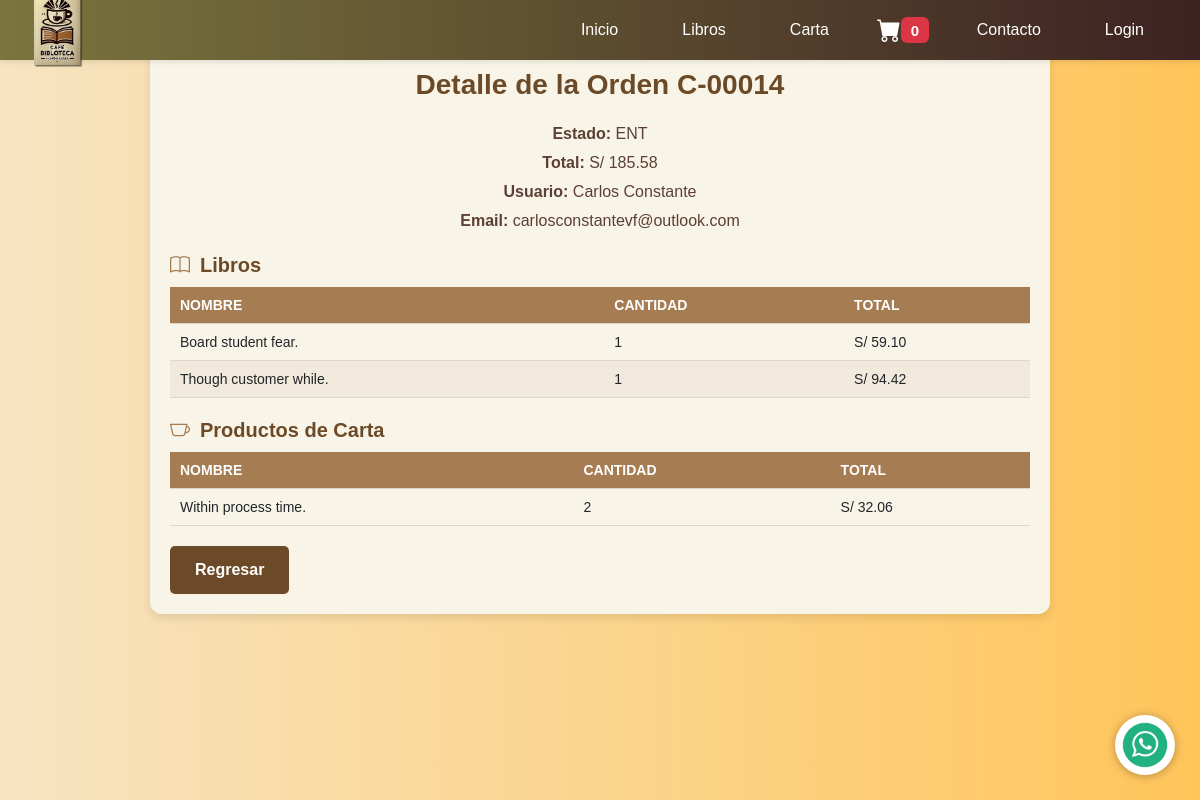
The page /gestionar/ordenes/detalle/C-00014/ on the database its author committed.
### webapp/models.py (models this page shows, shortened)
class Carrito(models.Model):
    carCodigo = models.CharField(max_length=7, primary_key=True)  # Código del carrito
    carSubtotal = models.DecimalField(max_digits=9, decimal_places=2)  # Subtotal sin IVA
    carIva = models.DecimalField(max_digits=9, decimal_places=2)  # IVA aplicado
    carTotal = models.DecimalField(max_digits=9, decimal_places=2)  # Total con IVA
    carStatus = models.CharField(max_length=3, default="ACT")  # Estado del carrito (ACT: Activo, FIN: Finalizado)

class Usuario(AbstractBaseUser, PermissionsMixin):
    usuNombre = models.CharField(max_length=150, verbose_name=_("Nombre"))
    usuApellido = models.CharField(max_length=150, verbose_name=_("Apellido"), default="Sin Apellido")
    usuFechaNacimiento = models.DateField(verbose_name=_("Fecha de Nacimiento"), null=True, blank=True)
    usuGenero = models.CharField(
        max_length=1,
        choices=[('M', 'Masculino'), ('F', 'Femenino'), ('O', 'Otro')],
        verbose_name=_("Género"),
        null=True,
        blank=True
    )
    usuTelefono = models.CharField(max_length=15, verbose_name=_("Teléfono"), null=True, blank=True)
    email = models.EmailField(unique=True, verbose_name=_("Correo Electrónico"))
    password = models.CharField(max_length=255, verbose_name=_("Contraseña"))  # Usar 'password' como estándar
    usuApodo = models.CharField(max_length=150, null=True, blank=True, verbose_name=_("Apodo"))
    usuPreferenciaAnuncios = models.BooleanField(default=False, verbose_name=_("Preferencia por Anuncios"))
    usuStatus = models.CharField(
        max_length=3,
        choices=[("ACT", "Activo"), ("INA", "Inactivo")],
        default="ACT",
        verbose_name=_("Estado")
    )
    is_active = models.BooleanField(default=True, verbose_name=_("Activo"))
    is_staff = models.BooleanField(default=False, verbose_name=_("Miembro del personal"))
    date_joined = models.DateTimeField(default=timezone.now)
    last_login = models.DateTimeField(blank=True, null=True)
    USERNAME_FIELD = "email"
    REQUIRED_FIELDS = ["usuNombre", "usuApellido"]
    objects = UsuarioManager()
    class Meta:
        db_table = "webapp_usuario"  # Coincide con la tabla SQL
        verbose_name = _("Usuario")
        verbose_name_plural = _("Usuarios")

class LibrosXCarrito(models.Model):
    carrito = models.ForeignKey(Carrito, on_delete=models.CASCADE, related_name="libros")
    libro = models.ForeignKey(Libro, on_delete=models.CASCADE)
    libxcarCantidad = models.PositiveIntegerField()  # Cantidad del libro en el carrito
    libxcarTotal = models.DecimalField(max_digits=9, decimal_places=2)  # Total por este libro

class Libro(models.Model):
    libCodigo = models.CharField(max_length=7, primary_key=True)  # Código único del libro
    libNombre = models.CharField(max_length=150)  # Nombre del libro
    libAutor = models.CharField(max_length=150)  # Autor del libro
    libCantidad = models.IntegerField()  # Cantidad de Libro
    libFechaPublicacion = models.DateField()  # Fecha de publicación
    libVolumen = models.IntegerField()  # Volumen del libro
    libSinopsis = models.TextField()  # Sinopsis del libro
    libURLLibro = models.URLField(blank=True, null=True)  # URL del libro (opcional)
    libFoto = models.ImageField(upload_to='libros/')  # Imagen del libro
    libStatus = models.CharField(max_length=3, default="ACT")
    libPrecio = models.DecimalField(max_digits=9, decimal_places=2, null=True, blank=True)

class CartaXCarrito(models.Model):
    carrito = models.ForeignKey(Carrito, on_delete=models.CASCADE, related_name="carta")
    carta = models.ForeignKey(Carta, on_delete=models.CASCADE)
    carxcarCantidad = models.PositiveIntegerField()  # Cantidad del producto en la carta
    carxcarTotal = models.DecimalField(max_digits=9, decimal_places=2)  # Total por este producto

class Carta(models.Model):
    carCodigo = models.CharField(max_length=7, primary_key=True)  # Código único del producto
    carNombre = models.CharField(max_length=150)  # Nombre del producto
    carCantidad = models.IntegerField()  # Cantidad del producto
    carDescripcion = models.TextField()  # Descripción del producto
    carPrecio = models.DecimalField(max_digits=9, decimal_places=2)  # Precio del producto
    carFoto = models.ImageField(upload_to='carta/')  # Imagen del producto
    carStatus = models.CharField(max_length=3, default="ACT")  # Estado del carrito (ACT: Activo, FIN: Finalizado)

### webapp/views.py (the view)
# urls.py: path('gestionar/ordenes/detalle/<str:codigo_orden>/', webapp_views.detalle_orden,
def detalle_orden(request, codigo_orden):
    orden = get_object_or_404(Carrito, carCodigo=codigo_orden)
    libros_en_orden = orden.libros.all()  # Relación con LibrosXCarrito
    cartas_en_orden = orden.carta.all()  # Relación con CartaXCarrito
    usuario_orden = None
    relacion_usuario = UsuarioXCarrito.objects.filter(carrito=orden).first()
    if relacion_usuario:
        usuario_orden = relacion_usuario.usuario
    return render(request, 'webapp/detalle_orden.html', {
        'orden': orden,
        'libros': libros_en_orden,
        'cartas': cartas_en_orden,
        'usuario_orden': usuario_orden,
    })

### webapp/context_processors.py (called while the page is built)
def carrito_context(request):
    carrito = request.session.get('carrito', {})
    total_carrito = sum(item['precio'] * item['cantidad'] for item in carrito.values())
    cantidad_items = sum(item['cantidad'] for item in carrito.values())
    return {
        'carrito': carrito,
        'total_carrito': total_carrito,
        'cantidad_items': cantidad_items,
    }

### webapp/templates/webapp/detalle_orden.html (shortened to what this page needs)
{% extends "cabezal.html" %}
{% block cargar_static %}
    {% load static %}
{% endblock %}
{% block css_archivos %}
    <link rel="stylesheet" href="{% static 'webapp/css/styles_administrador_detalle_orden.css' %}"/>
    <link href="https://cdn.jsdelivr.net/npm/bootstrap-icons/font/bootstrap-icons.css" rel="stylesheet">
{% endblock %}
{% block contenido_pagina %}
    <br>
    <br>
<div class="detail-container">
    <div class="detail-header">
        <h2>Detalle de la Orden {{ orden.carCodigo }}</h2>
        <p><strong>Estado:</strong> {{ orden.carStatus }}</p>
        <p><strong>Total:</strong> S/ {{ orden.carTotal }}</p>
        {% if usuario_orden %}
            <p><strong>Usuario:</strong> {{ usuario_orden.usuNombre }} {{ usuario_orden.usuApellido }}</p>
            <p><strong>Email:</strong> {{ usuario_orden.email }}</p>
        {% else %}
            <p class="text-danger">Usuario no asociado a la orden.</p>
        {% endif %}
    </div>
    {% if libros %}
    <div>
        <h3 class="section-title">
            <i class="bi bi-book"></i> Libros
        </h3>
        <table>
            <thead>
                <tr>
                    <th>Nombre</th>
                    <th>Cantidad</th>
                    <th>Total</th>
                </tr>
            </thead>
            <tbody>
                {% for libro in libros %}
                <tr>
                    <td>{{ libro.libro.libNombre }}</td>
                    <td>{{ libro.libxcarCantidad }}</td>
                    <td>S/ {{ libro.libxcarTotal }}</td>
                </tr>
                {% endfor %}
            </tbody>
        </table>
    </div>
    {% endif %}
    {% if cartas %}
    <div>
        <h3 class="section-title">
            <i class="bi bi-cup"></i> Productos de Carta
        </h3>
        <table>
            <thead>
                <tr>
                    <th>Nombre</th>
                    <th>Cantidad</th>
                    <th>Total</th>
                </tr>
            </thead>
            <tbody>
                {% for carta in cartas %}
                <tr>
                    <td>{{ carta.carta.carNombre }}</td>
                    <td>{{ carta.carxcarCantidad }}</td>
                    <td>S/ {{ carta.carxcarTotal }}</td>
                </tr>
                {% endfor %}
            </tbody>
        </table>
    </div>
    {% endif %}
    <a href="{% url 'gestionar_ordenes' %}" class="btn-back">Regresar</a>
</div>
{% endblock %}

### webapp/static/webapp/css/styles.css (style rules this page uses)
body { font-size: 1rem; font-family: 'Arial', sans-serif; margin: 0; padding: 0; background-color: #F7E4C1; background: rgb(247, 228, 193); background: -moz-linear-gradient(90deg, rgba(247, 228, 193, 1) 0%, rgba(255, 197, 90, 1) 100%); background: -webkit-linear-gradient(90deg, rgba(247, 228, 193, 1) 0%, rgba(255, 197, 90, 1) 100%); background: linear-gradient(90deg, rgba(247, 228, 193, 1) 0%, rgba(255, 197, 90, 1) 100%); padding-bottom: 0px; margin: 0px; }
html { font-size: 100%; }
h2 { font-size: 2rem; color: #4d4b47; margin-bottom: 20px; font-weight: bold; }
p { font-size: 1.25rem; }
#page-body, html { display: flex; flex-direction: column; min-height: 100vh; margin: 0; }

### webapp/static/webapp/css/styles_administrador_detalle_orden.css (style rules this page uses)
.detail-container { max-width: 900px; margin: 0 auto; background: #f8f5e8; padding: 20px; border-radius: 12px; box-shadow: 0 4px 10px rgba(0, 0, 0, 0.1); font-family: 'Arial', sans-serif; }
.detail-header { text-align: center; margin-bottom: 20px; }
.detail-header h2 { font-size: 28px; color: #6c4a27; font-weight: bold; }
.detail-header p { margin: 5px 0; font-size: 16px; color: #5c4033; }
.section-title { font-size: 20px; font-weight: bold; margin: 20px 0 10px; color: #6c4a27; display: flex; align-items: center; }
.section-title i { margin-right: 10px; color: #a67c52; }
table { width: 100%; margin-top: 10px; border-collapse: collapse; font-size: 14px; }
th, td { padding: 10px; text-align: left; border-bottom: 1px solid #e0d7c6; }
th { background-color: #a67c52; color: #fff; text-transform: uppercase; font-weight: bold; }
tr:nth-child(even) { background-color: #f1e9db; }
.btn-back { display: inline-block; margin-top: 20px; text-decoration: none; background: #6c4a27; color: #fff; padding: 12px 25px; border-radius: 5px; transition: background 0.3s ease; text-align: center; font-weight: bold; }

### rows shown on the page
Carrito: carCodigo "C-00014", carStatus "ENT", carTotal "185.58"
Usuario: usuNombre "Carlos", usuApellido "Constante", email "carlosconstantevf@outlook.com"
LibrosXCarrito: libro.libNombre "Board student fear.", libxcarCantidad "1", libxcarTotal "59.10"
LibrosXCarrito: libro.libNombre "Though customer while.", libxcarCantidad "1", libxcarTotal "94.42"
CartaXCarrito: carta.carNombre "Within process time.", carxcarCantidad "2", carxcarTotal "32.06"
